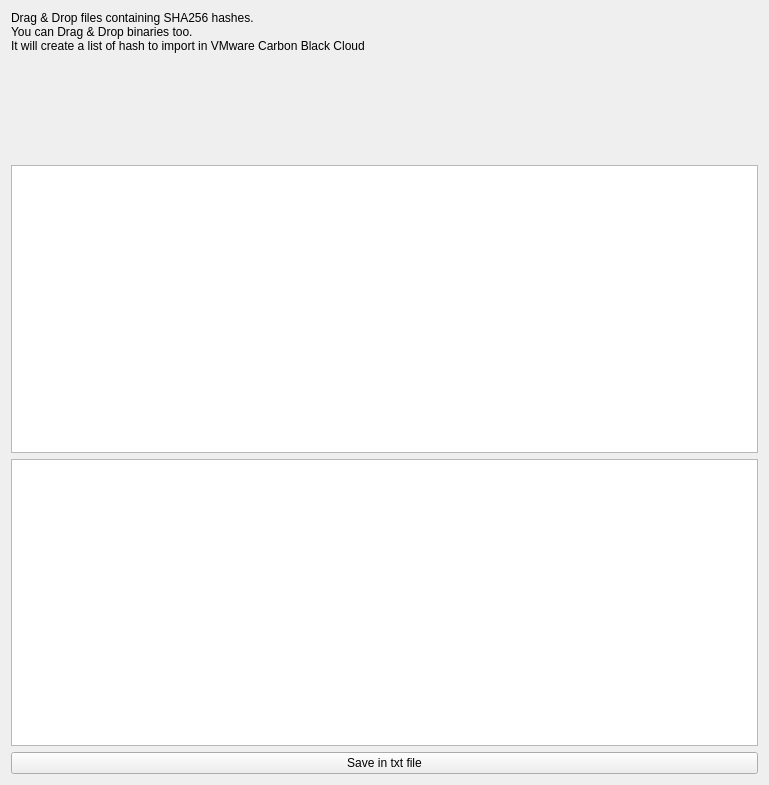
<?xml version="1.0" encoding="UTF-8"?>
<ui version="4.0">
 <class>Banned</class>
 <widget class="QWidget" name="Banned">
  <property name="geometry">
   <rect>
    <x>0</x>
    <y>0</y>
    <width>769</width>
    <height>785</height>
   </rect>
  </property>
  <property name="windowTitle">
   <string>Form</string>
  </property>
  <layout class="QVBoxLayout" name="verticalLayout">
   <item>
    <widget class="QLabel" name="label_title">
     <property name="text">
      <string>Drag &amp; Drop files containing SHA256 hashes.
You can Drag &amp; Drop binaries too.
It will create a list of hash to import in VMware Carbon Black Cloud</string>
     </property>
    </widget>
   </item>
   <item>
    <widget class="QWidget" name="widget_droparea" native="true">
     <property name="minimumSize">
      <size>
       <width>100</width>
       <height>100</height>
      </size>
     </property>
    </widget>
   </item>
   <item>
    <widget class="QTableWidget" name="tableWidget"/>
   </item>
   <item>
    <widget class="QTextEdit" name="textEdit_hashlist">
     <property name="font">
      <font>
       <family>Monospace</family>
      </font>
     </property>
    </widget>
   </item>
   <item>
    <widget class="QPushButton" name="pushButton_save">
     <property name="text">
      <string>Save in txt file</string>
     </property>
    </widget>
   </item>
  </layout>
 </widget>
 <resources/>
 <connections/>
</ui>
